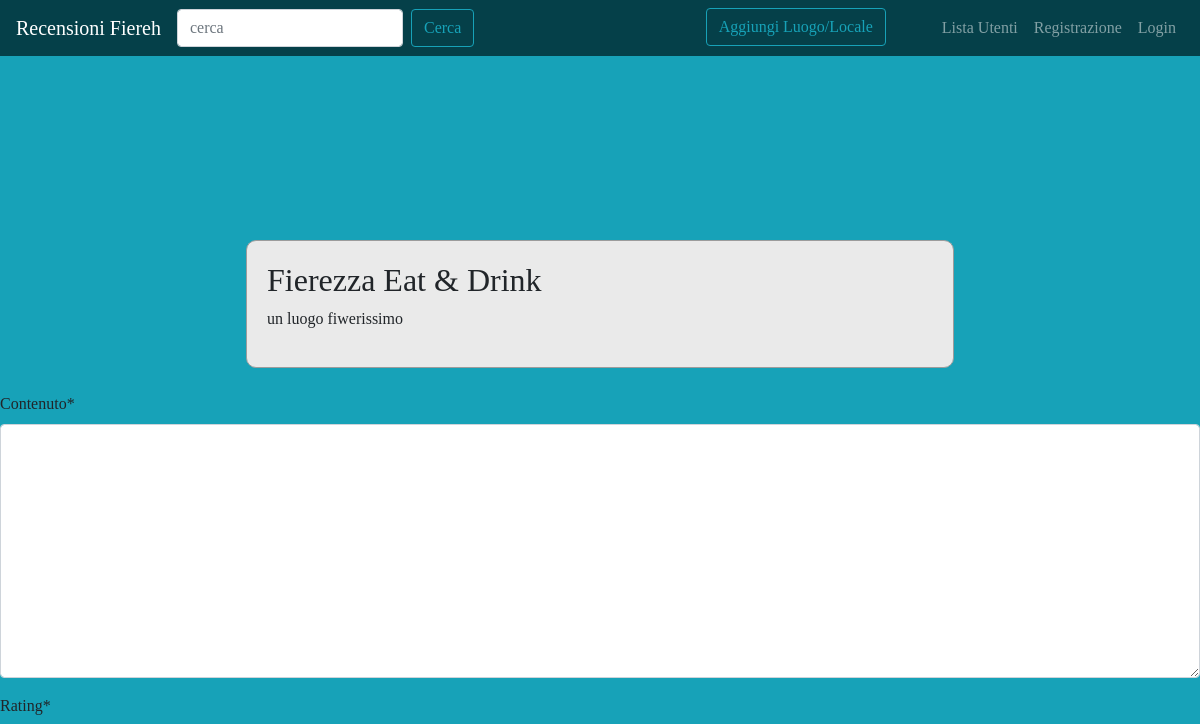
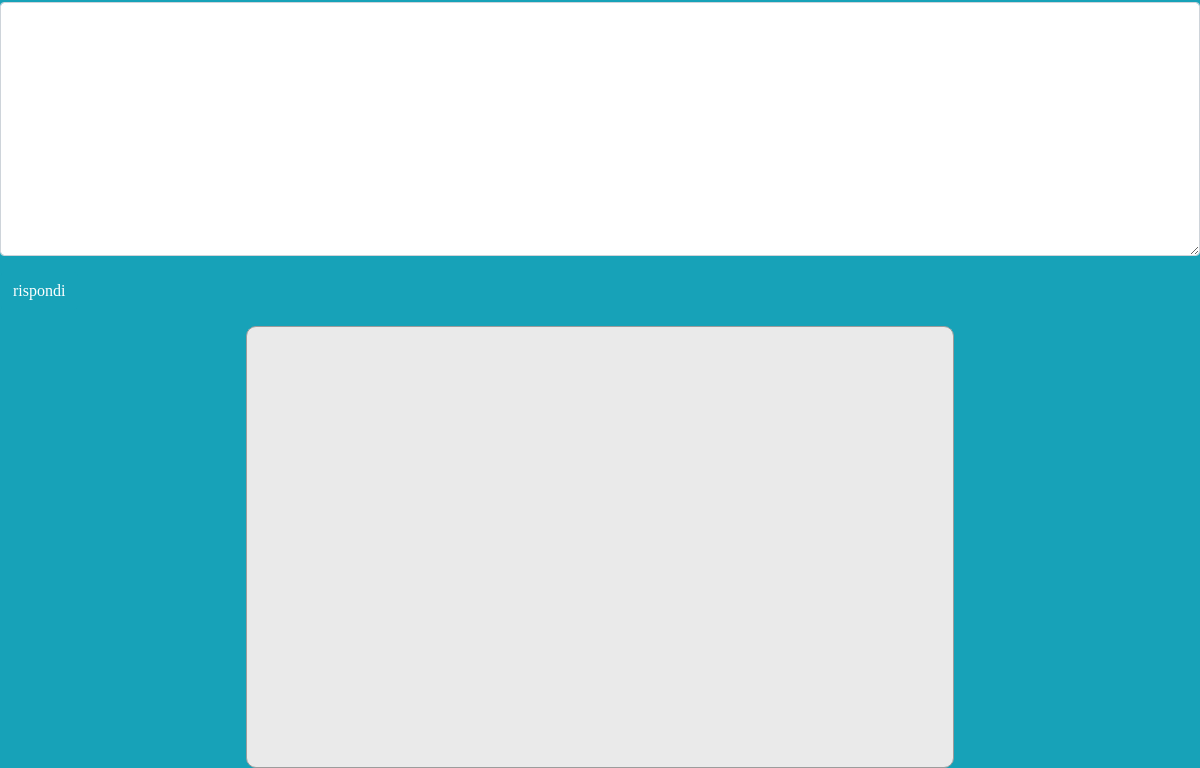
The page /forum/sezione/1/ on the database as committed earlier (2 pictures, top to bottom).
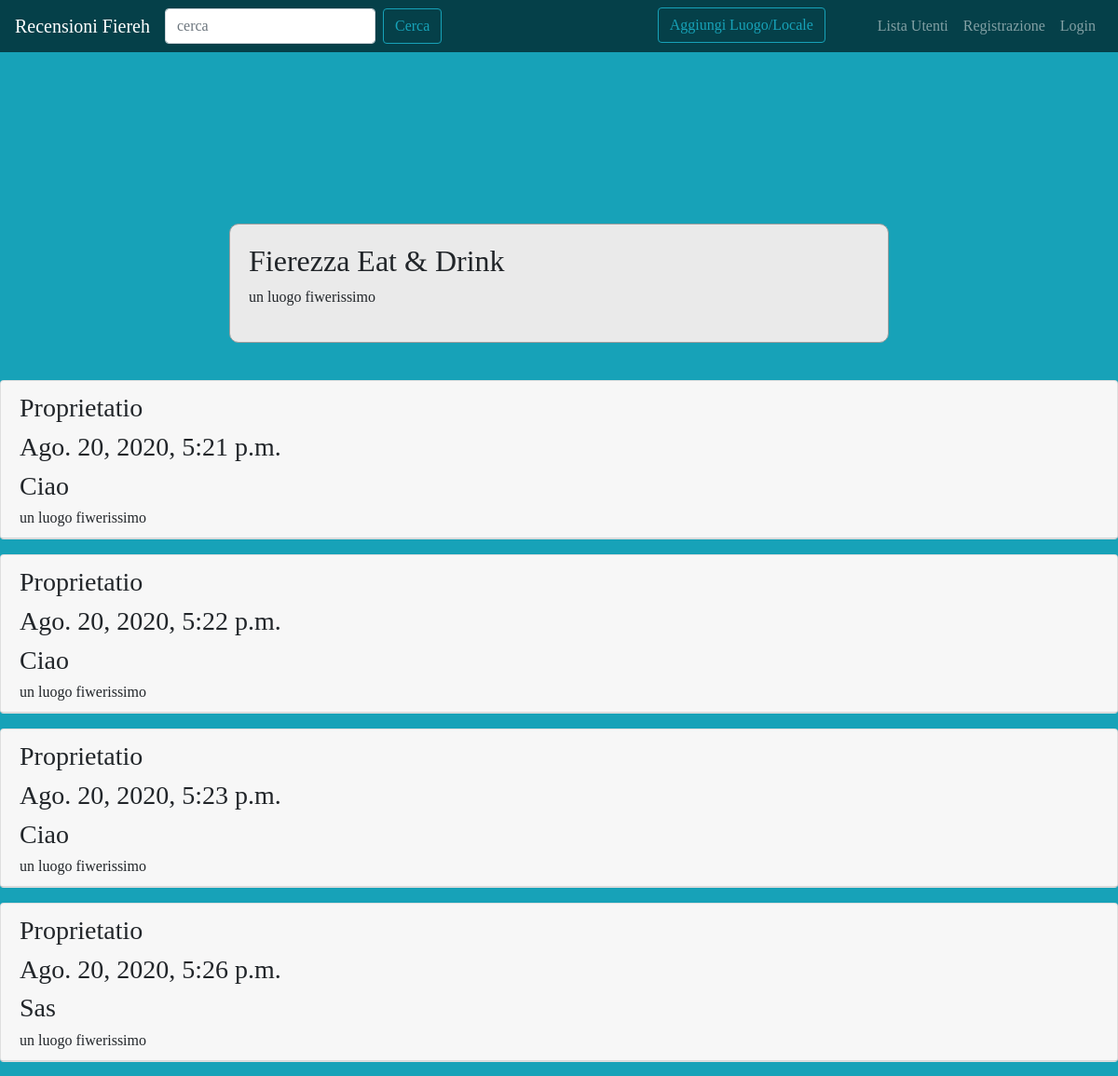
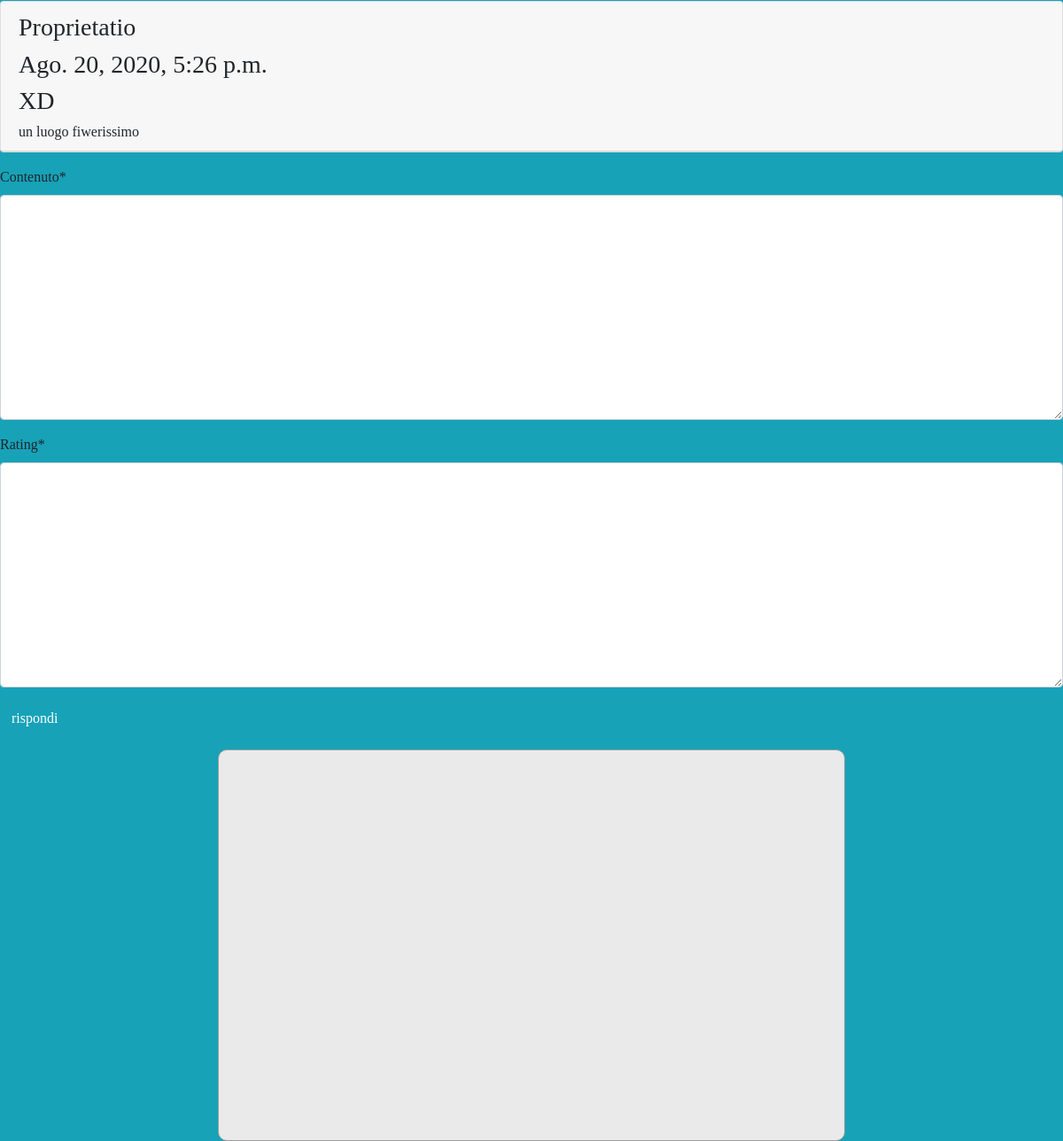
The same page on the database as committed later (2 pictures, top to bottom).
### forum/models.py (models this page shows, shortened)
class Sezione(models.Model):
    nome_sezione = models.CharField(max_length=80)
    descrizione = models.TextField(default='', null=False)
    citta = models.CharField(max_length=80,default='', null=False)
    provincia = models.CharField(max_length=80,default='', null=False)
    indirizzo = models.CharField(max_length=80,default='', null=False)
    logo_sezione = models.ImageField(null=True)
    user = models.ForeignKey(User, on_delete=models.CASCADE)
    class Meta:
        verbose_name = "Sezione"
        verbose_name_plural = "Sezioni"

class Post(models.Model):
    autore_post = models.ForeignKey(User, on_delete=models.CASCADE, related_name="posts")
    contenuto = models.TextField()
    rating = models.TextField()
    data_creazione = models.DateTimeField(auto_now_add=True)
    sezione = models.ForeignKey(Sezione, on_delete=models.CASCADE)
    class Meta:
        verbose_name = "Post"
        verbose_name_plural = "Posts"

### forum/views.py (the view)
# urls.py: path('sezione/<int:pk>/', views.visualizzaSezione, name="sezione_view"),
def visualizzaSezione(request, pk):
    sezione = get_object_or_404(Sezione, pk=pk)
    posts_discussione = Post.objects.filter(sezione=sezione)
    form_risposta = PostModelForm()
    immagini = SezioneImage.objects.filter(post=sezione)
    context = {"sezione": sezione, "immagini":immagini, "posts_discussione":posts_discussione, "form_risposta":form_risposta}
    return render(request, "forum/singola_sezione.html", context )

### forum/forms.py
class PostModelForm(forms.ModelForm):
    class Meta:
        model = Post
        fields = ["contenuto", "rating"]

### forum/templates/forum/singola_sezione.html (shortened to what this page needs)
{% extends 'base.html' %}
{% block content %}
<div class=center>
    <div id="carousel-example-1z" class="carousel slide carousel-fade" data-ride="carousel">
        <br>
    </div>
</div>
<div class=center1>
    <div id="titlebar" class="listing-titlebar">
        <div class="listing-titlebar-title">
            <h2>{{sezione.nome_sezione}} <span class="listing-tag">Eat &amp; Drink</span></h2>
        </div>
        <p>{{sezione.descrizione}}</p>
    </div>
    </div>
    <br>
{% for post in posts_discussione %}
    <div class="card my-3">
                    <div class="card-header">
                        <h3>{{ post.autore_post }}</h3>
                        <h3>{{ post.data_creazione }}</h3>
                        <h3>{{ post.contenuto }}</h3>
                        <h6 class="card-text">{{ sezione.descrizione }}</h6>
                    </div>
                </div>
{% endfor %}
{% include 'forum/form_risposta.html' %}
<div class=center1>
    <div id="map-canvas" style="width:100%;height:400px;"></div>
</div>
        {% endblock content %}

### templates/base.html (shortened to what this page needs)
{% load static %}
<!doctype html>
<html lang="it">
  <head>
    <link rel="stylesheet" href="https://stackpath.bootstrapcdn.com/bootstrap/4.5.0/css/bootstrap.min.css">
<link rel="stylesheet" href="https://pro.fontawesome.com/releases/v5.10.0/css/all.css"
 />
    <link rel="stylesheet" href="{% static 'css/recensioni.css' %}">
  </head>
  <body>
    <nav class="navbar navbar-expand-lg navbar-dark bg-info" style="background:#054049!important;">
      <a class="navbar-brand" href="/">Recensioni Fiereh</a>
      <div class="collapse navbar-collapse" id="navbarSupportedContent">
        <form class="form-inline my-2 my-lg-0">
          <input class="form-control mr-sm-2" type="search" placeholder="cerca" aria-label="Search">
          <button class="btn btn-outline-info my-2 my-sm-0" type="submit">Cerca</button>
        </form>
        <ul class="navbar-nav ml-auto">
          <li class="nav-item mr-5">
            <a class="btn btn-outline-info" href="{% url 'crea_sezione' %}">Aggiungi Luogo/Locale <span class="sr-only">(current)</span></a>
          </li>
          <li class="nav-item">
            <a class="nav-link" href="{% url 'user_list' %}">Lista Utenti <span class="sr-only">(current)</span></a>
          </li>
          {% if request.user.is_authenticated %}
            <li class="nav-item dropdown">
              <a class="nav-link dropdown-toggle" href="#" id="navbarDropdown" role="button" data-toggle="dropdown" aria-haspopup="true" aria-expanded="false">
                {{ request.user.username }}
              </a>
              <div class="dropdown-menu" aria-labelledby="navbarDropdown">
                <a class="dropdown-item" href="{% url 'user_profile' username=request.user.username %}">Profilo</a>
                <a class="dropdown-item" href="{% url 'password_change' %}">Aggiorna Password</a>
                <div class="dropdown-divider"></div>
                <a class="dropdown-item" href="{% url 'logout' %}">Esci</a>
              </div>
            </li>
          {% else %}
            <li class="nav-item">
              <a class="nav-link" href="{% url 'registration_view' %}">Registrazione</a>
            </li>
            <li class="nav-item">
              <a class="nav-link" href="{% url 'login' %}">Login</a>
            </li>
          {% endif %}
        </ul>
      </div>
    </nav>
    <div class="">
        {% block content %}
        {% endblock content %}
    </div>
  </body>
</html>

### forum/templates/forum/form_risposta.html (shortened to what this page needs)
{% load crispy_forms_tags %}
<form class="mb-3" action="{% url 'rispondi_a_discussione' pk=sezione.pk %}" method="POST">
    {{ form_risposta|crispy }}
    <input type="submit" class="btn btn-info" value="rispondi">
</form>

### static-storage/css/recensioni.css (style rules this page uses)
body { font-family: 'Slabo 27px', serif; }

### forum/templates/forum/singola_sezione.html (style rules this page uses)
.center1 { margin: auto; width: 59%; padding: 20px; border-radius: 10px; border: 1px solid #9C9C9C; background-color: #EAEAEA; }
.center { margin: auto; width: 59%; margin-top: 120px; padding: 20px; border-radius: 10px; }

### templates/base.html (style rules this page uses)
body { margin: 0; padding: 0; background-color: #17a2b8; height: 100vh; }

Rows that differ between the two databases and show on the page:
added Post: autore_post "Proprietatio", data_creazione "Ago. 20, 2020, 5:21 p.m.", contenuto "Ciao", {{ sezione.descrizione }} "un luogo fiwerissimo"
added Post: autore_post "Proprietatio", data_creazione "Ago. 20, 2020, 5:22 p.m.", contenuto "Ciao", {{ sezione.descrizione }} "un luogo fiwerissimo"
added Post: autore_post "Proprietatio", data_creazione "Ago. 20, 2020, 5:23 p.m.", contenuto "Ciao", {{ sezione.descrizione }} "un luogo fiwerissimo"
added Post: autore_post "Proprietatio", data_creazione "Ago. 20, 2020, 5:26 p.m.", contenuto "Sas", {{ sezione.descrizione }} "un luogo fiwerissimo"
added Post: autore_post "Proprietatio", data_creazione "Ago. 20, 2020, 5:26 p.m.", contenuto "XD", {{ sezione.descrizione }} "un luogo fiwerissimo"
